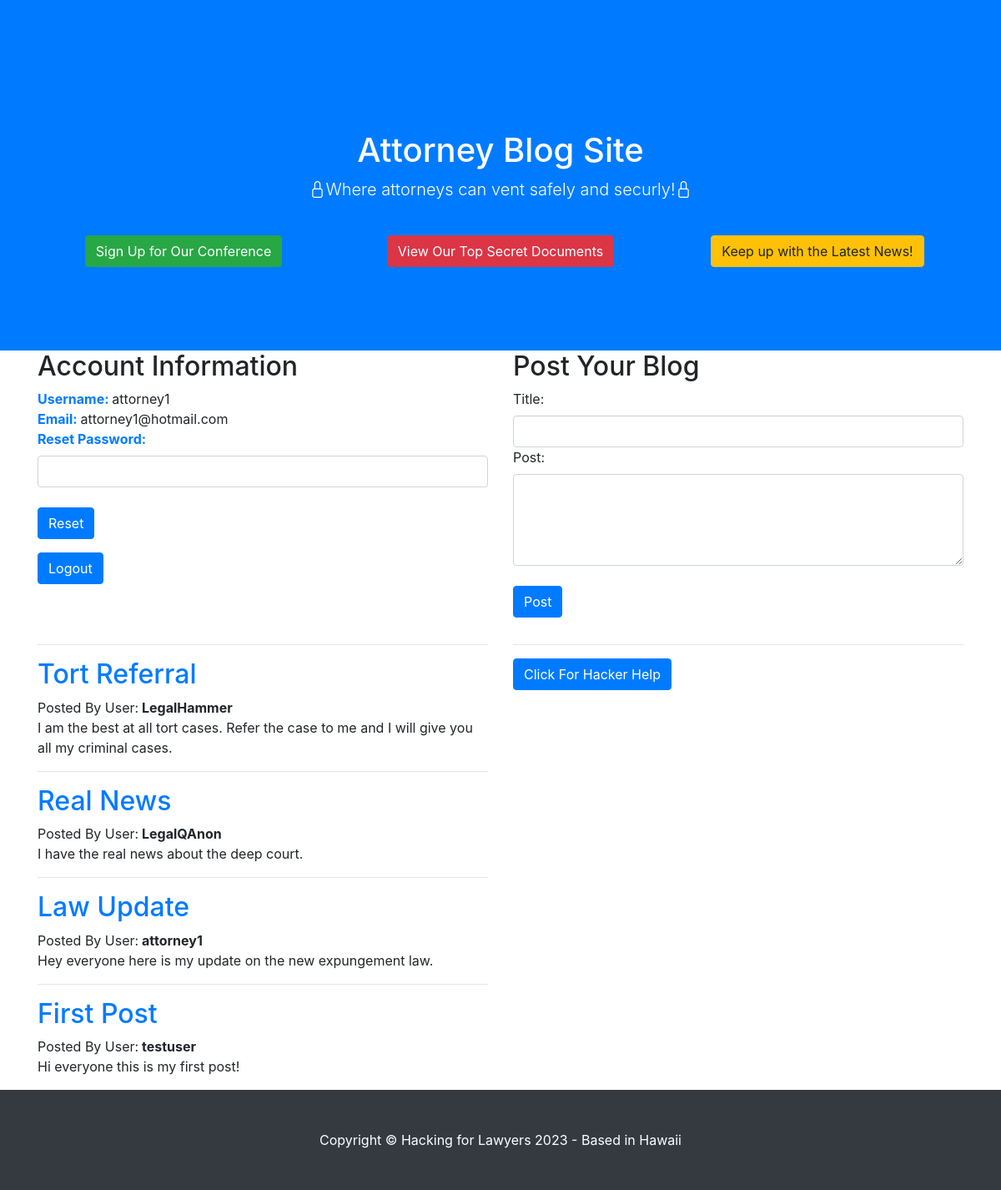
Page /app/blog/index.php (signed in) on the committed database.
### tables this page shows
CREATE TABLE `users` (
  `ID` int(11) NOT NULL AUTO_INCREMENT,
  `username` varchar(500) NOT NULL,
  `password` varchar(500) NOT NULL,
  `email` varchar(500) NOT NULL,
  `first_name` varchar(500) NOT NULL,
  `last_name` varchar(500) NOT NULL,
  `ssn` varchar(500) NOT NULL,
  PRIMARY KEY (`ID`)
);

CREATE TABLE `blogposts` (
  `ID` int(11) NOT NULL,
  `blogtitle` varchar(100) NOT NULL,
  `blogpost` varchar(1000) NOT NULL,
  `username` varchar(100) NOT NULL,
  `Timestamp` timestamp NOT NULL DEFAULT CURRENT_TIMESTAMP
);

### app/blog/index.php (the view, shortened to what this page needs)
<?php
include '../sql.php';
?>
  <header class="bg-primary text-white">
    <div class="container text-center">
      <h1>Attorney Blog Site</h1>
      <p class="lead"><i class="bi bi-lock"></i>Where attorneys can vent safely and securly!<i class="bi bi-lock"></i></p>
      <div class="row">
        <div class="col-lg-4 ">
            <a href="/blog/event.php" class="btn btn-success">Sign Up for Our Conference</a></br>
        </div>
        <div class="col-lg-4 ">
            <a href="/blog/classified_portal.php" class="btn btn-danger">View Our Top Secret Documents</a></br>
        </div>
        <div class="col-lg-4 ">
            <a href="/blog/article.php" class="btn btn-warning">Keep up with the Latest News!</a></br>
        </div>
</div>
    </div>
  </header>
  <div class="container">
      <div class="row">
        <div class="col-lg-6 ">
<?php
$login = False;
if(isset($_COOKIE['username']) || $login == True){
    echo "<h2>Account Information</h2>";
    if($login == True){
        $username = $_POST['username'];
    }else{
        $username = $_COOKIE['username'];
    }
    $sqlquery = "SELECT username, email FROM users WHERE username = '". $username . "'";
    $sql = $connection->query($sqlquery);
    $fullarray = $sql->fetch_all(MYSQLI_ASSOC);
    $fullarray = $fullarray[0];
    echo "<span class='text-primary font-weight-bold'>Username: </span><span id='accountinfousername'>" . $fullarray['username'] . "</span><br>";
    echo "<span class='text-primary font-weight-bold'>Email: </span><span>" . $fullarray['email'] . "</span><br>";
    echo '<div class="form-group">
            <form method = "post" action="index.php">
              <label for "resetpassword" class="text-primary font-weight-bold">Reset Password:</label><br>
              <input id="resetpassword" type="text" name="resetpassword" class="form-control">
              <br>
              <button type="submit" id="resetpasswordbutton" class="btn btn-primary">Reset</button>
            </form>
          </div>';
          echo '<div class="form-group">
          <form method = "post" action="index.php">
            <input id="logout" type="hidden" name="logout" value="true">
            <button type="submit" id="logoutbutton" class="btn btn-primary">Logout</button>
          </form>
        </div>';
}
?>
</div>
<div class="col-lg-6">
<?php
if(isset($_COOKIE['username']) || $login == True){
echo'<div class="form-group">
            <h2> Post Your Blog</h2>
            <form method = "post" action="index.php">
              <label for "blogtitle">Title:</label><br>
              <input id="blogtitle" type="text" name="blogtitle" class="form-control">
              <label for "blogpost">Post:</label><br>
              <textarea id="blogpost" type="text-area" name="blogpost" class="form-control" rows=4></textarea>
              <br>
              <button id="submitpostbutton" type="submit" class="btn btn-primary">Post</button>
            </form>
          </div>';
}else{
    echo "<h2 class='text-primary text-center'>Please login to post</h2>";
}
?>
</div>
</div>
</div>
<div class="container">
      <div class="row">
        <div class="col-lg-6 ">
<?php
    $sql = $connection->query("SELECT * FROM blogposts ORDER BY ID DESC");
    $fullarray = $sql->fetch_all(MYSQLI_ASSOC);
    foreach($fullarray as $blogpost){
        echo("<hr>");
        echo("<h2 class='text-primary'>" . $blogpost['blogtitle'] . "</h2>");
        echo("<span> Posted By User:</span><span class='font-weight-bold'> " . $blogpost['username'] . "</span>");
        echo("<p>" . $blogpost['blogpost'] . "</p>");
    }
?>
        </div>
        <div class="col-lg-6 ">
            <hr>
            <button class='btn btn-primary' data-toggle="collapse" data-target="#hackerhelp">Click For Hacker Help</button>
        </div>
    </div>
</div>

### rows in the picture
users: username "attorney1", email "attorney1@hotmail.com"
blogposts: blogtitle "Tort Referral", username "LegalHammer", blogpost "I am the best at all tort cases. Refer the case to me and I will give you all my criminal cases."
blogposts: blogtitle "Real News", username "LegalQAnon", blogpost "I have the real news about the deep court."
blogposts: blogtitle "Law Update", username "attorney1", blogpost "Hey everyone here is my update on the new expungement law."
blogposts: blogtitle "First Post", username "testuser", blogpost "Hi everyone this is my first post!"
